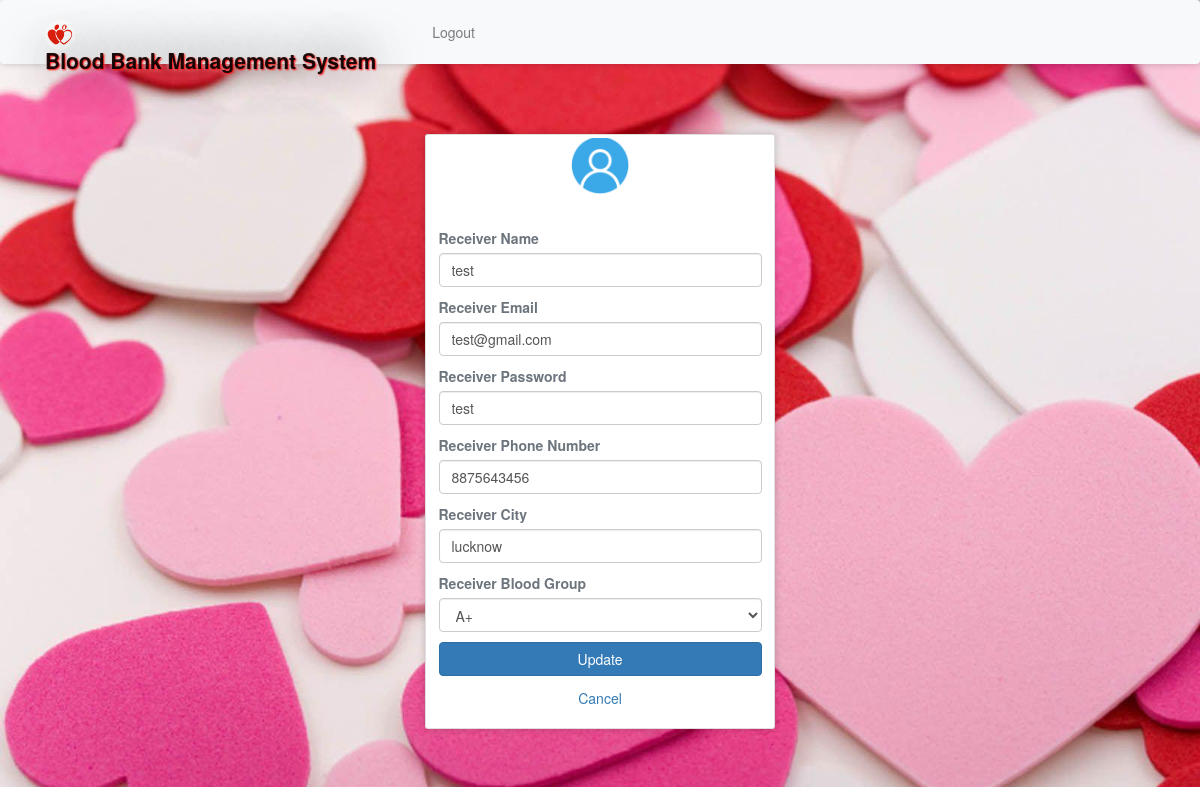
The page /rprofile.php (signed in) on the database its author committed.
### tables this page shows
CREATE TABLE `receivers` (
  `id` int(11) NOT NULL,
  `rname` varchar(100) NOT NULL,
  `remail` varchar(100) NOT NULL,
  `rpassword` varchar(100) NOT NULL,
  `rphone` varchar(100) NOT NULL,
  `rbg` varchar(10) NOT NULL,
  `rcity` varchar(100) NOT NULL
);

### rprofile.php (the view, shortened to what this page needs)
<?php
require 'file/connection.php';
if(!isset($_SESSION['rid']))
{
  header('location:login.php');
}
else {
	if(isset($_SESSION['rid'])){
		$id=$_SESSION['rid'];
		$sql = "SELECT * FROM receivers WHERE id='$id'";
		$result = mysqli_query($conn, $sql);
		$row = mysqli_fetch_array($result);
	}
}
?>
<!DOCTYPE html>
<html>
<?php require 'head.php';?>
<body>
	<?php require 'header.php'; ?>
	<div class="container cont">
		<div class="row justify-content-center">
			<div class="col-lg-4 col-md-6 col-sm-8 mb-5">
				<div class="card">
					<div class="media justify-content-center mt-1">
						<img src="image/user.png" alt="profile" class="rounded-circle" width="60" height="60">
					</div>
					<div class="card-body">
					   <form action="file/updateprofile.php" method="post">
					   	<label class="text-muted font-weight-bold" class="text-muted font-weight-bold">Receiver Name</label>
						<input type="text" name="rname" value="<?php echo $row['rname']; ?>" class="form-control mb-3">
						<label class="text-muted font-weight-bold" class="text-muted font-weight-bold">Receiver Email</label>
						<input type="email" name="remail" value="<?php echo $row['remail']; ?>" class="form-control mb-3">
						<label class="text-muted font-weight-bold" class="text-muted font-weight-bold">Receiver Password</label>
						<input type="text" name="rpassword" value="<?php echo $row['rpassword']; ?>" class="form-control mb-3">
						<label class="text-muted font-weight-bold" class="text-muted font-weight-bold">Receiver Phone Number</label>
						<input type="text" name="rphone" value="<?php echo $row['rphone']; ?>" class="form-control mb-3">
						<label class="text-muted font-weight-bold" class="text-muted font-weight-bold">Receiver City</label>
						<input type="text" name="rcity" value="<?php echo $row['rcity']; ?>" class="form-control mb-3">
						<label class="text-muted font-weight-bold" class="text-muted font-weight-bold">Receiver Blood Group</label>
						<select class="form-control mb-3" name="bg" required>
                             <option selected><?php echo $row['rbg']; ?></option>
                        </select>
						<input type="submit" name="update" class="btn btn-block btn-primary" value="Update">
					   </form>
					</div>
					<a href="Userpage.html" class="text-center">Cancel</a><br>
				</div>
			</div>
		</div>
	</div>
</body>
</html>

### css/style.css (style rules this page uses)
.cont { padding-top: 40px; text-align: justify; font-size: 1em; }
.card ,nav, .footer,tr,video { border-radius: 3px; transition: all 200ms ease-out; box-shadow: 0px 0px 7px rgba(0, 0, 0, 0.2); }
.rounded-circle { margin-top: -2.5px; }
form { padding-top: 20px; }
a:link { text-decoration: none; }

### rprofile.php (style rules this page uses)
body { background: url(jastimage/bb8.jpg) no-repeat center; background-size: cover; min-height: 0; height: 800px; }

### rows shown on the page
receivers: rname "test", remail "test@gmail.com", rpassword "test", rphone "8875643456", rcity "lucknow", bg "A+"
